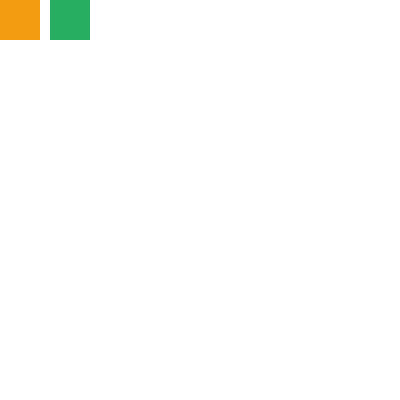
Frame 1 (no input)
Frame 60 (the mouse pressed at the canvas centre just before this capture): identical to frame 1, image omitted
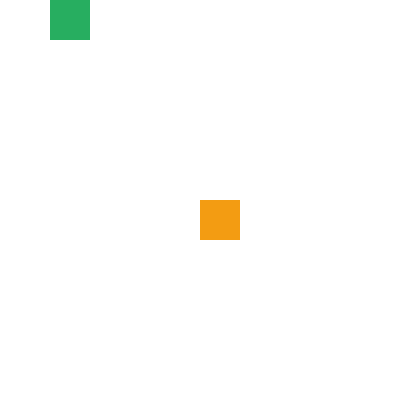
Frame 120 (the mouse held since frame 60 and released just before this capture)

The Processing sketch that drew these frames (run headless with seeded random() and noise(); from frame 60 on, the mouse is pressed at the canvas centre):

// Processing sketch: week7_2_hit_detection
// ── week7_2_hit_detection.pde
// object 1
int x1 = 0;
int y1 = 0;
int w1 = 40;
int h1 = 40;

// object 2
int x2 = 50;
int y2 = 0;
int w2 = 40;
int h2 = 40;

void setup() {
  size(400, 400);
}


void draw() {
  background(255); 

  noStroke();

  x1 = mouseX;
  y1 = mouseY;
  fill(#F39C12);
  rect(x1, y1, w1, h1);


  fill(#27AE60);
  rect(x2, y2, w2, h2);


  // Hit detection check on X axis
  if(x1 + w1 > x2 && x1 < x2 + w2) {
    println("hit detection on x axis");
  }else{
    println("NOOOOO hit detection on x axis");
  }
  
  
  
  // Hit detection check on Y axis
  if(y1 + h1 > y2 && y1 < y2 + h2) {
    println("hit detection on y axis");
  }else{
    println("NOOOOO hit detection on y axis");
  }
}
